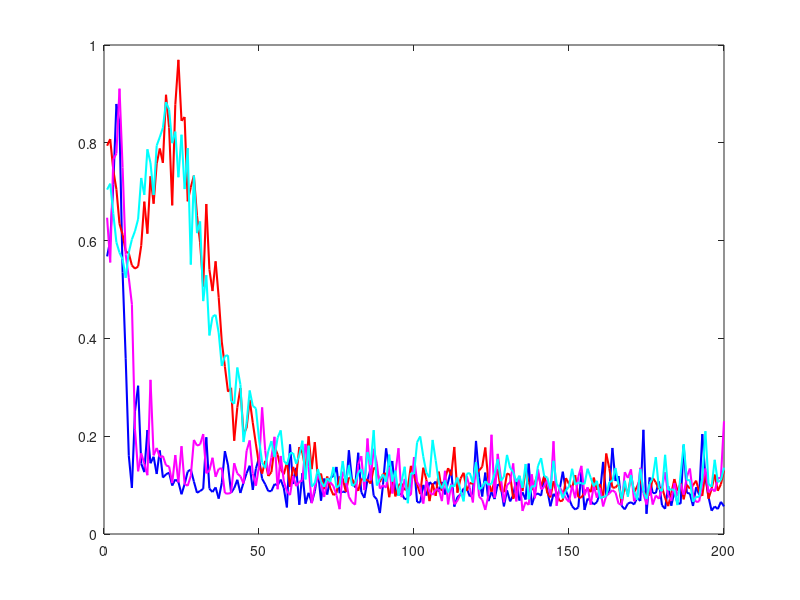

MATLAB code for this plot: (Note: this script raises an error after producing the figure.)
clear all

% load data
load('chest_xray_loss_iid.mat')
% Baseline 1: CL
data_1 = chest_xray_loss_iid(:,1);
% Baseline 2: FL
data_2 = chest_xray_loss_iid(:,2);
% Sequential FedSL
data_3 = chest_xray_loss_iid(:,3);
% Parallel FedSL
data_4 = chest_xray_loss_iid(:,4);

% plot figure
figure

% draw curves with shadows
curve_1 = plot(data_1,'b-','Linewidth',1.5)
hold on
curve_2 = plot(data_2,'r-','Linewidth',1.5)
curve_3 = plot(data_3,'m-','Linewidth',1.5)
curve_4 = plot(data_4,'c-','Linewidth',1.5)

curve_1.Color(4) = 0.2;
curve_2.Color(4) = 0.2;
curve_3.Color(4) = 0.2;
curve_4.Color(4) = 0.2;

%%%%%%%%%%%%%%%%%%%%%%%%%%%%%

% draw mean curves
data_5 = average_data(data_1);
data_6 = average_data(data_2);
data_7 = average_data(data_3);
data_8 = average_data(data_4);

curve_5 = plot(data_5,'b-o','Linewidth',1.5,'MarkerIndices',[1 10 20 40 60 80 100])
hold on
curve_6 = plot(data_6,'r-v','Linewidth',1.5,'MarkerIndices',[1 10 20 40 60 80 100])
curve_7 = plot(data_7,'m-*','Linewidth',1.5,'MarkerIndices',[1 10 20 40 60 80 100])
curve_8 = plot(data_8,'c-s','Linewidth',1.5,'MarkerIndices',[1 10 20 40 60 80 100])

%%%%%%%%%%%%%%%%%%%%%%%%%%%%%

title('Chest X-Ray: IID','FontWeight','normal')
xlabel('Training rounds')
ylabel('Training loss')
set(gca,'FontName','Times New Roman','FontSize',14);
legend_1 = legend([curve_5 curve_6 curve_7 curve_8], ...
                  'Baseline 1: CL',...
                  'Baseline 2: FL',...
                  'Sequential FedSL',...
                  'Parallel FedSL',...
                  'Location','best');
set(legend_1,'FontSize',14);
xlim([0 100])
% ylim([50 100])

function data_avg = average_data(x)
    K = 100;
    data_avg = zeros(K,1);
    for i = 1:K
        data_avg(i) = mean(x(i:i+3));
    end
end




